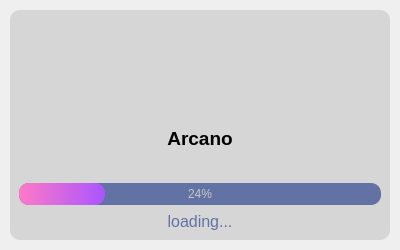
<?xml version="1.0" encoding="UTF-8"?>
<ui version="4.0">
 <class>SplashScreen</class>
 <widget class="QMainWindow" name="SplashScreen">
  <property name="geometry">
   <rect>
    <x>0</x>
    <y>0</y>
    <width>400</width>
    <height>250</height>
   </rect>
  </property>
  <property name="sizePolicy">
   <sizepolicy hsizetype="Fixed" vsizetype="Fixed">
    <horstretch>0</horstretch>
    <verstretch>0</verstretch>
   </sizepolicy>
  </property>
  <property name="minimumSize">
   <size>
    <width>400</width>
    <height>250</height>
   </size>
  </property>
  <property name="maximumSize">
   <size>
    <width>400</width>
    <height>250</height>
   </size>
  </property>
  <property name="windowTitle">
   <string>MainWindow</string>
  </property>
  <widget class="QWidget" name="centralwidget">
   <layout class="QVBoxLayout" name="verticalLayout">
    <property name="leftMargin">
     <number>10</number>
    </property>
    <property name="topMargin">
     <number>10</number>
    </property>
    <property name="rightMargin">
     <number>10</number>
    </property>
    <property name="bottomMargin">
     <number>10</number>
    </property>
    <item>
     <widget class="QFrame" name="dropShadowFrame">
      <property name="styleSheet">
       <string notr="true">QFrame {	
	background-color: rgb(214, 214, 214);	
	color: rgb(220, 220, 220);
	border-radius: 10px;
}</string>
      </property>
      <property name="frameShape">
       <enum>QFrame::StyledPanel</enum>
      </property>
      <property name="frameShadow">
       <enum>QFrame::Raised</enum>
      </property>
      <layout class="QGridLayout" name="gridLayout">
       <item row="1" column="0" colspan="2">
        <widget class="QLabel" name="label_description">
         <property name="font">
          <font>
           <family>Segoe UI</family>
           <pointsize>14</pointsize>
           <weight>75</weight>
           <bold>true</bold>
          </font>
         </property>
         <property name="styleSheet">
          <string notr="true">border-radius: 10px;
color: qlineargradient(spread:pad, x1:0, y1:0.511364, x2:1, y2:0.523, stop:0 rgba(254, 121, 199, 255), stop:1 rgba(170, 85, 255, 255));
</string>
         </property>
         <property name="text">
          <string>&lt;html&gt;&lt;head/&gt;&lt;body&gt;&lt;p&gt;Arcano&lt;/p&gt;&lt;/body&gt;&lt;/html&gt;</string>
         </property>
         <property name="alignment">
          <set>Qt::AlignCenter</set>
         </property>
        </widget>
       </item>
       <item row="2" column="0" colspan="2">
        <widget class="QProgressBar" name="progressBar">
         <property name="styleSheet">
          <string notr="true">QProgressBar {
	
	background-color: rgb(98, 114, 164);
	color: rgb(200, 200, 200);
	border-style: none;
	border-radius: 10px;
	text-align: center;
}
QProgressBar::chunk{
	border-radius: 10px;
	background-color: qlineargradient(spread:pad, x1:0, y1:0.511364, x2:1, y2:0.523, stop:0 rgba(254, 121, 199, 255), stop:1 rgba(170, 85, 255, 255));
}</string>
         </property>
         <property name="value">
          <number>24</number>
         </property>
        </widget>
       </item>
       <item row="3" column="0" colspan="2">
        <widget class="QLabel" name="label_loading">
         <property name="maximumSize">
          <size>
           <width>16777215</width>
           <height>20</height>
          </size>
         </property>
         <property name="font">
          <font>
           <family>Segoe UI</family>
           <pointsize>12</pointsize>
          </font>
         </property>
         <property name="styleSheet">
          <string notr="true">color: rgb(98, 114, 164);</string>
         </property>
         <property name="text">
          <string>loading...</string>
         </property>
         <property name="alignment">
          <set>Qt::AlignCenter</set>
         </property>
        </widget>
       </item>
       <item row="0" column="0" colspan="2">
        <widget class="QLabel" name="label_title">
         <property name="font">
          <font>
           <family>Segoe UI</family>
           <pointsize>40</pointsize>
          </font>
         </property>
         <property name="styleSheet">
          <string notr="true">color: rgb(0, 0, 0);</string>
         </property>
         <property name="text">
          <string>&lt;html&gt;&lt;head/&gt;&lt;body&gt;&lt;p&gt;&lt;img src=&quot;:/icons/icon/nome.png&quot;/&gt;&lt;/p&gt;&lt;/body&gt;&lt;/html&gt;</string>
         </property>
         <property name="alignment">
          <set>Qt::AlignCenter</set>
         </property>
        </widget>
       </item>
      </layout>
     </widget>
    </item>
   </layout>
  </widget>
 </widget>
 <resources>
  <include location="icons.qrc"/>
 </resources>
 <connections/>
</ui>
